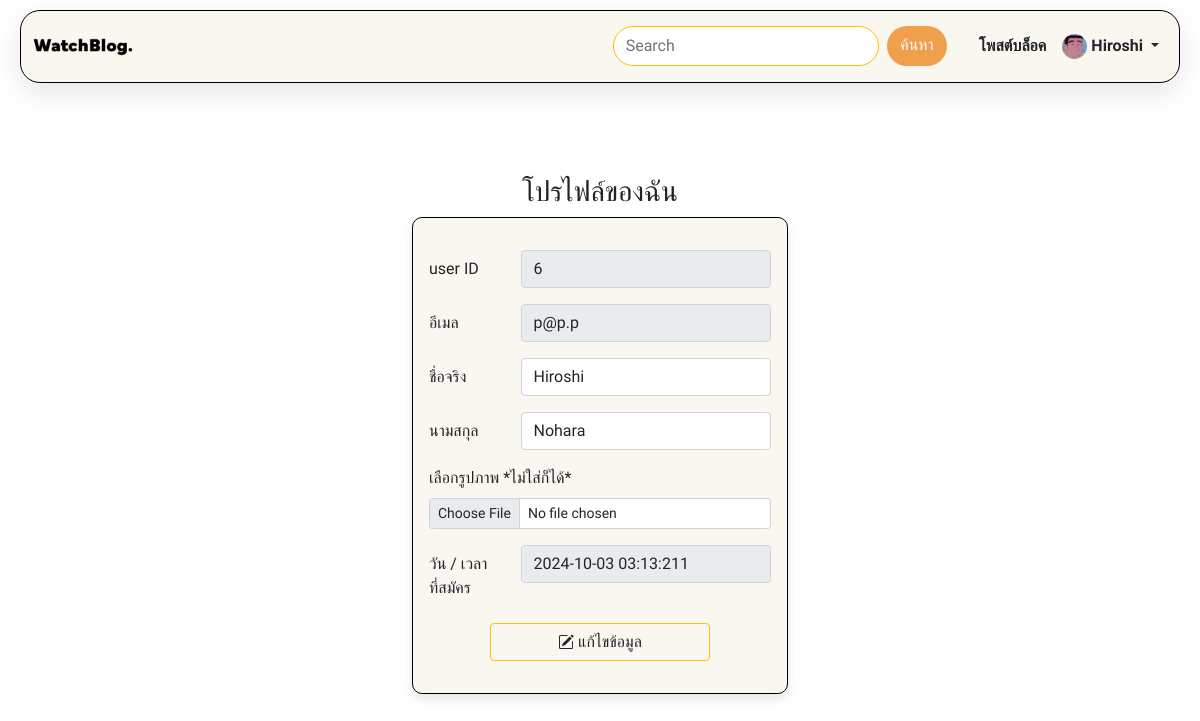
Page /editProfile.php (signed in) on the committed database.
### tables this page shows
CREATE TABLE `users` (
  `userID` int NOT NULL,
  `email` varchar(255) DEFAULT NULL,
  `userPassword` varchar(255) DEFAULT NULL,
  `firstName` varchar(255) DEFAULT NULL,
  `lastName` varchar(255) DEFAULT NULL,
  `userImage` text,
  `userDate` date DEFAULT NULL,
  `userTime` time DEFAULT NULL,
  `userRole` int DEFAULT '0'
);

### editProfile.php (the view, shortened to what this page needs)
<!DOCTYPE html>
<html lang="en">
<head>
    <link href="style.css" rel="stylesheet" type="text/css"/>
    <link href="main.css" rel="stylesheet" type="text/css"/>
    <link href="https://cdn.jsdelivr.net/npm/bootstrap@5.0.2/dist/css/bootstrap.min.css" rel="stylesheet">
    <?php
            if(@$_SESSION['userID']==''){
                header('refresh:0;url=index.php');
            }else{
                $loginUserID = $_SESSION['userID'];
            }
            $DataUserLoginSql = 'SELECT * FROM users WHERE userID = ? ';
            $prepareDataUserLogin = $GLOBALS['conn']->prepare($DataUserLoginSql);
            $prepareDataUserLogin->bind_param("i",$loginUserID);
            $prepareDataUserLogin->execute();
            $result = $prepareDataUserLogin->get_result();
            if($result->num_rows > 0 ){
                $user = $result->fetch_assoc();
                $email = $user['email'];
                $firstName = $user['firstName'];
                $lastName = $user['lastName'];
                $userDate = $user['userDate'];
                $userTime = $user['userTime'];
            }
    ?>
</head>
<body>
    <?php require 'req/navbar.php' ?>
    <div class="container-fluid mt-5 mb-2">
    <form method="post" enctype="multipart/form-data">
        <div class="row mt-4">
            <div class="col-lg-4 ">
            </div>
            <div class="col-lg-4">
                <h3 class="card-title text-center ">โปรไฟล์ของฉัน</h3>
                <div class="boxcard ">
                    <div class="card-body">
                        <p class="card-text form-inline">
                            <div class="mb-3 row">
                            <label for="email" class="col-sm-3  col-form-label text-while">user ID</label>
                                <div class="col-sm-9 ">
                                <span class="input-group-text">
                                    <?php  echo $userID; ?>
                                </span>
                                </div>
                            </div>
                            <div class="mb-3 row">
                            <label for="email" class="col-sm-3  col-form-label text-while">อีเมล</label>
                                <div class="col-sm-9 ">
                                <input type="email"  class="form-control " id="email" name="email" value="<?php echo $email; ?>" disabled >
                                </div>
                            </div>
                            <div class="mb-3 row">
                            <label for="firstName" class="col-sm-3 col-form-label text-while">ชื่อจริง</label>
                                <div class="col-sm-9">
                                <input type="text"  class="form-control " id="firstName" name="firstName" value="<?php echo $firstName; ?>"  >
                                </div>
                            </div>
                            <div class="mb-3 row">
                            <label for="lastName" class="col-sm-3 col-form-label text-while">นามสกุล</label>
                                <div class="col-sm-9">
                                <input type="text"  class="form-control " id="lastName" name="lastName"  value="<?php echo $lastName; ?>"  >
                                </div>
                            </div>
                            <div class="mb-3">
                                <label for="formFileSm" class="form-label">เลือกรูปภาพ *ไม่ใส่ก็ได้*</label>
                                <input class="form-control form-control-sm" id="userImage" name="userImage" type="file">
                            </div>
                            <div class="mb-3 row">
                            <label for="lastName" class="col-sm-3 col-form-label text-while">วัน / เวลา ที่สมัคร</label>
                                <div class="col-sm-9 ">
                                <span class="input-group-text"> <?php echo $userDate, ' ' , $userTime;  ?>1</span>
                                </div>
                            </div>
                            <div class="row ">
                                <div class="col-lg-2"></div>
                                <div class="col-lg-8">
                                    <button type="submit" class="btn btn-outline-warning text-dark w-100" >
                                        แก้ไขข้อมูล
                                    </button>
                            </div>
                                <div class="col-lg-2"></div>
                            </div>
                        </p>
                    </div>
                </div>
            </div>
            <div class="col-lg-4"> </div>
            </form>
        </div>
    </body>
</html>

### req/navbar.php (shortened to what this page needs)
<?php
  if(isset($_SESSION['userID'])) {
    $userID = $_SESSION['userID'];
    $sql = 'SELECT email,userRole,firstName,userImage FROM users WHERE userID = ? ';
    $prepareUser = $GLOBALS['conn']->prepare($sql);
    $prepareUser->bind_param("i",$userID);
    $prepareUser->execute();
    $result = $prepareUser->get_result();
    $user = $result->fetch_assoc();;
}
?>
<nav class="navbar navbar-expand-lg navbar-light sticky-top">
  <div class="container-fluid">
      <div class="logobtn">
        <a href="index.php"><img src="img/blog2.png" alt=""></a>
      </div>
    <div class="collapse navbar-collapse collapse-fix" id="navbarSupportedContent">
      <ul class="navbar-nav ms-auto mb-2 mb-lg-0">
      <li class="nav-item">
          <form action="search.php" method="POST" class="d-flex me-1 mt-.5">
            <input class="form-control me-2 rounded-pill border border-warning" type="search" id="search" name="search" placeholder="Search" aria-label="Search">
            <div class="secone">
              <button button class="btn text-light rounded-pill" type="submit">ค้นหา</button>
            </div>
          </form>
      </li>
        <?php if(isset($_SESSION['userID'])) { ?>
        <li class="nav-item">
          <a class="nav-link active text-dark" aria-current="page" href="addboard.php">โพสต์บล็อค</a>
        </li>
        <li class="nav-item dropdown">
          <a class="nav-link dropdown-toggle text-dark " href="#" id="navbarDropdown" role="button" data-bs-toggle="dropdown" aria-expanded="false">
          <?php if($user['userImage']==null) { ?>
            <svg xmlns="http://www.w3.org/2000/svg" width="20" height="20" fill="currentColor" class="bi bi-person-circle" viewBox="0 0 16 16">
              <path d="M11 6a3 3 0 1 1-6 0 3 3 0 0 1 6 0"/>
              <path fill-rule="evenodd" d="M0 8a8 8 0 1 1 16 0A8 8 0 0 1 0 8m8-7a7 7 0 0 0-5.468 11.37C3.242 11.226 4.805 10 8 10s4.757 1.225 5.468 2.37A7 7 0 0 0 8 1"/>
            </svg>
            <?php }else { ?>
              <img src="img/userImg/<?php echo $user['userImage']; ?>" width="25px" height="25px" class="rounded-circle">
              <?php } ?>
            <?php if(isset($_SESSION['userID'])) { echo $user['firstName']; } else { echo 'Profile'; } ?>
          </a>
        </li>
        <?php } ?>
      </ul>
    </div>
  </div>
</nav>

### style.css (style rules this page uses)
* { font-family: "Poppins", system-ui; font-family: "Prompt", sans-serif; }
.navbar { margin: 20px; margin-top: 10px; height: 73px; border-radius: 20px; box-shadow: 0px 10px 30px rgba(0,0,0,0.1); background-color: #FAF7F0; border: .5px solid #000; font-weight: 600; }
.logobtn img { width: 100px; height: 50px; }
html, body { height: 100%; }
body { display: flex; flex-direction: column; background-color: #FF6500; }
body { background-color: #FF6500; }
.secone { margin-right: 20px; }
.secone { width: 80px; height: 40px; border-radius: 20px; background-color: #F0A04B; }

### main.css (style rules this page uses)
* { font-family: "Poppins", system-ui; font-family: "Prompt", sans-serif; }
.boxcard { border-radius: 10px; box-shadow: 0px 5px 10px rgba(0,0,0,0.1); margin-bottom: 30px; border: 1px solid #000; background-color: #FAF7F0; }

### rows in the picture
users: userImage (picture), firstName "Hiroshi", email "p@p.p", lastName "Nohara", userDate "2024-10-03", userTime "03:13:21"

### other values in the picture
$userID "6"
